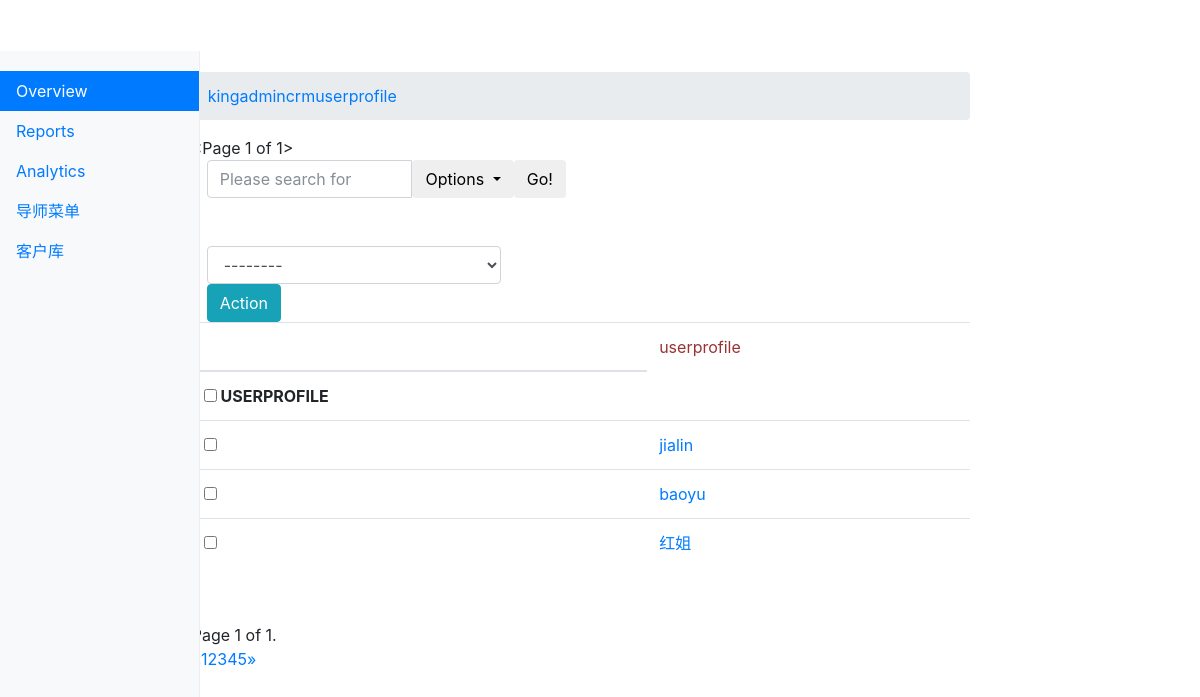
Screenshot of /kingadmin/crm/userprofile/ (signed in) with the database file from the repository.
### crm/models.py (models this page shows, shortened)
class Menus(models.Model):
    name = models.CharField(max_length=64)
    url_type_choices = ((0,'absolute'),(1,'dynamic'))
    url_type = models.SmallIntegerField(choices=url_type_choices,default=0)
    url_name = models.CharField(max_length=128)
    class Meta:
        unique_together = ('name','url_name')

class UserProfile(models.Model):
    user = models.OneToOneField(User,on_delete=models.CASCADE)
    name = models.CharField(max_length=64, verbose_name="姓名")
    role = models.ManyToManyField("Role", blank=True, null = True)
    def __str__(self):
        return self.name

### kingadmin/views.py (the view, shortened to what this page needs)
# urls.py: url(r'^(\w+)/(\w+)/$', views.table_list, name="table_list"),
@login_required
def table_list(request, app_name, model_name):
    admin_class = site.enabled_admin[app_name][model_name] #get the admin_class class save in the list
    querysets = admin_class.model.objects.all().order_by('-id')# get the data
    filter_list = request.GET
    filtered_query, querysets = selected_set(filter_list, querysets)
    admin_class.filtered_query = filtered_query
    querysets = querysets.order_by('-id')
    need_sort_column_name,sorted_querysets, sorted_column = sorted_querysets_by_column(request, querysets, admin_class)
    searched_queryset = searched_querysets(request, sorted_querysets, admin_class)
    querysets  = Paginator(searched_queryset ,admin_class.list_per_page)
    page = request.GET.get('page')
    try:
        querysets = querysets.get_page(page)
    except PageNotAnInteger:
        querysets = querysets.get_page(1)
    except EmptyPage:
        querysets = querysets.get_page(querysets.num_pages)
    admin_class.sorted_colunm_name = need_sort_column_name
    admin_class.sorted_column = sorted_column
    return render(request, "kingadmin/table_list.html",locals())

### kingadmin/templatetags/kingadmin_tags.py (called while the page is built)
@register.simple_tag
def build_table_row(count,obj, admin_class):
    ele = ""
    if admin_class.list_display:
        for index, column_name in enumerate(admin_class.list_display):
            column_obj = admin_class.model._meta.get_field(column_name)
            if column_obj.choices:
                column_data = getattr(obj, "get_%s_display" %column_name)()
            else:
                column_data = getattr(obj, column_name)
            if not index:
                ele += "<td><a href='%s/change'>%s</a></td>" % (obj.id, column_data)
            else:
                ele += "<td>%s</td>" % column_data
    else:
        ele += "<td><a href='%s/change'>%s</a></td>" % (count, obj)
    return mark_safe(ele)

@register.simple_tag
def get_model_name(admin_class):
    return admin_class.model._meta.model_name.upper()

@register.simple_tag
def get_filteredlist_pagenum(admin_class, querysets):
    page_num = querysets.number
    filtered_list = admin_class.filtered_query
    ele = ""
    if page_num:
        ele += "&page=%s" % page_num
    if filtered_list:
        for k, v in filtered_list.items():
            ele += "&%s=%s" % (k, v)
    return mark_safe(ele)

@register.simple_tag
def get_sorted_column(admin_class):
    if admin_class.sorted_column:
        for k,v in admin_class.sorted_column.items():
            return v
    else:
        return ""

### kingadmin/views.py (called while the page is built, shortened)
def selected_set(filter_list, querysets):
    filtered_list = {}
    for key,value in filter_list.items():
        if key in ("page","o","search_fileds"):continue
        if value == "---------":
            filtered_list[key] = "1970-07-01"
        elif value:
            filtered_list[key] = value
    return filtered_list, querysets.filter(**filtered_list)

def sorted_querysets_by_column(request, querysets, admin_class):
    need_sort_column_index = request.GET.get('o')
    sorted_column = {}
    if not need_sort_column_index:
        return None, querysets, sorted_column
    else:
        need_sort_column_name = admin_class.list_display[abs(int(need_sort_column_index))]
        querysets = querysets.order_by(need_sort_column_name)
        sorted_column[need_sort_column_name.strip('-')] = '-' + need_sort_column_index
        return need_sort_column_name, querysets, sorted_column

### kingadmin/templates/kingadmin/table_list.html (shortened to what this page needs)
{% extends "kingadmin/index.html" %}
{% load kingadmin_tags %}
{% block dashboard %}
<ol class="breadcrumb">
  <li><a href="/kingadmin/">kingadmin</a></li>
  <li><a href="/kingadmin/{{ app_name }}">{{ app_name }}</a></li>
  <li><a href="/kingadmin/{{ app_name }}/{{ model_name }}">{{ model_name }}</a></li>
</ol>
    {{ querysets }}
    <div>
    <form method="get">
        <div class="col-lg-6">
            <div class="input-group">
                <input type="text" class="form-control" placeholder="Please search for " name="search_fileds">
                <div class="input-group-btn">
                    <button type="button" class="btn btn-default dropdown-toggle" data-toggle="dropdown" aria-haspopup="true" aria-expanded="false">
                      <span>Options</span>
                    </button>
                  </div>
                  <span class="input-group-btn">
                    <button class="btn btn-default" type="submit">Go!</button>
                  </span>
            </div>
        </div>
    </form>
    <br>
    <br>
    </div>
    <div>
    <form onsubmit="return ActionCheck(this)" method="POST">{% csrf_token %}
            <div>
                <div class="col-sm-5">
                    <select class="form-control" name="action">
                        <option value=''>--------</option>
                    </select>
                </div>
                <div class="col-sm-5">
                    <button  type="submit" class="btn btn-info">Action</button>
                </div>
            </div>
    </form>
    </div>
    <table class="table table-hover">
    <thead>
        <tr>
            <th>
                <td style="color: #993333">{{ model_name }} </td>
            </th>
        </tr>
    </thead>
    <tbody>
    <tr>
        <th>
        <input type="checkbox" onclick="SelectAllObjs(this)">
            {% if admin_class.list_display %}
                {% for item in admin_class.list_display %}
                    <td><a href="?o={% get_order_method need_sort_column_name item admin_class%}{% get_filteredlist_pagenum admin_class querysets %}">{{ item }}</a>
                        {% build_order_method_arrow need_sort_column_name item admin_class %}
                    </td>
                {% endfor %}
            {% else %}
                {% get_model_name admin_class %}
            {% endif %}
        </th>
    </tr>
    {% for  item in querysets %}
        <tr>
            <th>
                <input row-select="true" type="checkbox" value="{{ item.id }}">
                {% build_table_row forloop.counter item admin_class  %}
            </th>
        </tr>
    {% endfor %}
    </tbody>
    </table>
    {% build_page_navigation querysets admin_class %}
    <div class="pagination">
        <span class="step-links">
            <span class="current">
                Page {{ querysets.number }} of {{ querysets.paginator.num_pages }}.
            </span>
        </span>
    </div>
    <nav aria-label="Page navigation">
  <ul class="pagination">
    <li>
      <a href="#" aria-label="Previous">
        <span aria-hidden="true">&laquo;</span>
      </a>
    </li>
    <li><a href="#">1</a></li>
    <li><a href="#">2</a></li>
    <li><a href="#">3</a></li>
    <li><a href="#">4</a></li>
    <li><a href="#">5</a></li>
    <li>
      <a href="#" aria-label="Next">
        <span aria-hidden="true">&raquo;</span>
      </a>
    </li>
  </ul>
</nav>
{% endblock %}

### kingadmin/templates/kingadmin/index.html (shortened to what this page needs)
<!DOCTYPE html>
<html lang="en">
<head><meta http-equiv="Content-Type" content="text/html; charset=UTF-8">
    <link href="/static/css/bootstrap.min.css" rel="stylesheet">
    <link href="/static/css/dashboard.css" rel="stylesheet">
</head>
  <body>
    <div class="container-fluid">
      <div class="row">
        <nav class="col-sm-3 col-md-2 d-none d-sm-block bg-light sidebar">
          <ul class="nav nav-pills flex-column">
            <li class="nav-item">
              <a class="nav-link active" href="https://getbootstrap.com/docs/4.0/examples/dashboard/#">Overview <span class="sr-only">(current)</span></a>
            </li>
            <li class="nav-item">
              <a class="nav-link" href="#">Reports</a>
            </li>
            <li class="nav-item">
              <a class="nav-link" href="#">Analytics</a>
            </li>
              {% for role_list in request.user.userprofile.role.all %}
                  {% for menu in role_list.menus.all  %}
                       <li class="nav-item">
                                 <a class="nav-link" href="{% if menu.url_type == 0 %}{{ menu.url_name }} {% else %}{% url menu.url_name  %}{% endif %}">{{menu.name }} </a>
                       </li>
                  {% endfor %}
              {% endfor %}
          </ul>
        </nav>
      <div class="col-sm-9 col-sm-offset-3 col-md-10 col-md-offset-2 main">
        <main role="main" class="col-sm-9 ml-sm-auto col-md-10 pt-3">
            {% block dashboard %}{% endblock %}
        </main>
      </div>
      </div>
    </div>
</body>
</html>

### static/css/dashboard.css (style rules this page uses)
body { padding-top: 3.5rem; }
.sidebar { position: fixed; top: 51px; bottom: 0; left: 0; z-index: 1000; padding: 20px 0; overflow-x: hidden; overflow-y: auto; border-right: 1px solid #eee; }
.sidebar .nav { margin-bottom: 20px; }
.sidebar .nav-item { width: 100%; }
.sidebar .nav-item + .nav-item { margin-left: 0; }
.sidebar .nav-link { border-radius: 0; }

### rows the page displays
Menus: name "导师菜单"
Menus: name "客户库"
UserProfile: name "jialin"
UserProfile: name "baoyu"
UserProfile: name "红姐"

### other values shown
{{ app_name }} "crm"
{{ model_name }} "userprofile"
{{ querysets }} "<Page 1 of 1>"
{{ querysets.number }} "1"
{{ querysets.paginator.num_pages }} "1"
